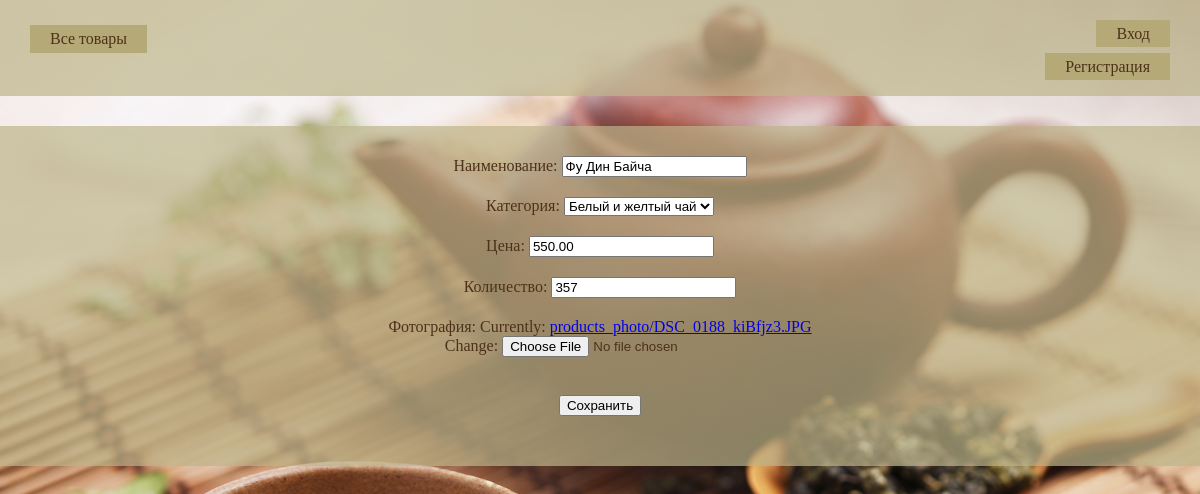
Screenshot of /tea/product/4/update/ with the database file from the repository.
### tea/models.py (models this page shows, shortened)
class Product(models.Model):
    name = models.CharField(max_length=100)
    category = models.ForeignKey(Category, on_delete=models.CASCADE)
    price = models.DecimalField(max_digits=10, decimal_places=2)
    quantity = models.PositiveIntegerField()
    photo = models.ImageField(default='None', upload_to='products_photo/')
    user = models.ForeignKey(User, null=True)

### tea/views.py (the view)
# urls.py: url(r'^product/(?P<id>\d+)/update/$', ProductUpdate.as_view(), name='product_update'),
class ProductUpdate(UpdateView):
    model = Product
    pk_url_kwarg = 'id'
    template_name = 'edit_product.html'
    fields = ['name', 'category', 'price', 'quantity', 'photo']

### tea/models.py (called while the page is built)
    def __str__(self):
        return str(self.name)

### templates/edit_product.html (shortened to what this page needs)
{% extends "base.html" %}
{% block content %}
    <div class="form">
        <form action="" method="post" enctype="multipart/form-data">{% csrf_token %}
            <label for="{{ form.name.id_for_label }}">Наименование: </label>
            {{ form.name }}<br>
            <label for="{{ form.category.id_for_label }}">Категория: </label>
            {{ form.category }}<br>
            <label for="{{ form.price.id_for_label }}">Цена: </label>
            {{ form.price }}<br>
            <label for="{{ form.quantity.id_for_label }}">Количество: </label>
            {{ form.quantity }}<br>
            <label for="{{ form.photo.id_for_label }}">Фотография: </label>
            {{ form.photo }}
            <br><br>
            <input type="submit" value="Сохранить" name="add_product" />
        </form>
    </div>
{% endblock %}

### static/css/style.css (style rules this page uses)
html, body, div, span, a, img, strong, b, u, i, ol, ul, li, form, label, table, tbody, thead, tr, th, td, article, aside, footer, header, menu, nav, h1,h2,h3, p { margin: 0; padding: 0; border: 0; }
html, body { height: 100%; width: 100%; }
body { background: url(../images/back.jpg) no-repeat; background-size: cover; background-attachment: fixed; }
.form form p, .form { text-align: center; }
.form { margin: 0 auto; margin-top: 30px; background-color: rgba(190, 181, 138, 0.7); padding: 30px 0; color: #4d321b; }
.form input, select { margin-bottom: 20px; }

### rows the page displays
Product: name "Фу Дин Байча", category "Белый и желтый чай", price "550.00", quantity "357"
